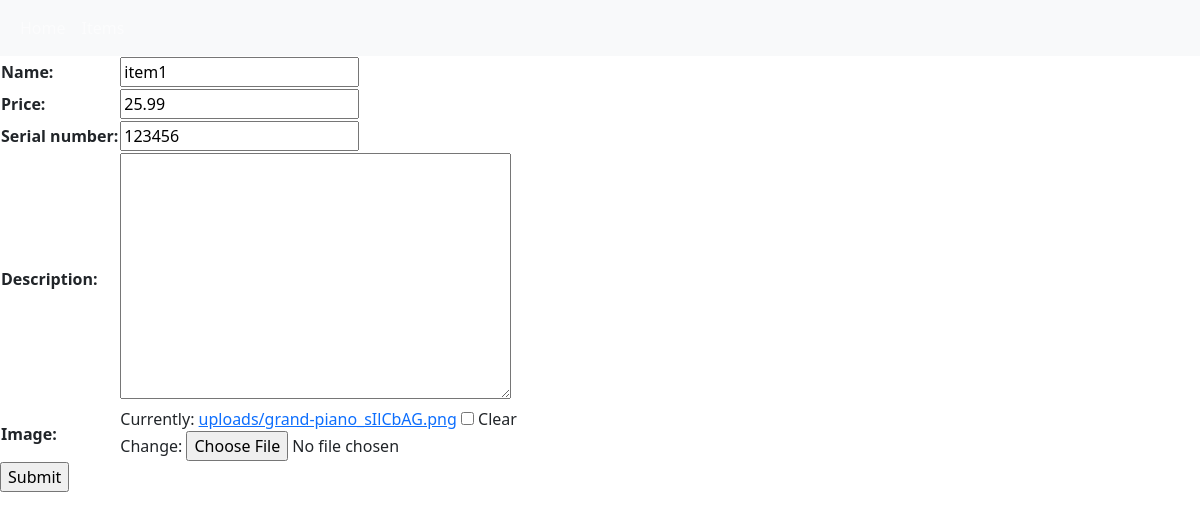
Screenshot of /items/update_item/1 with the database file from the repository.
### inventory_app/models.py (models this page shows, shortened)
class Item(models.Model):
    name = models.CharField(max_length = 200)
    description = models.TextField(blank=True)
    serial_number = models.CharField(max_length=100)
    price = models.DecimalField(max_digits=10, decimal_places=2)
    image = models.ImageField(upload_to='uploads/', null=True, blank=True)

### inventory_app/views.py (the view)
# urls.py: path('items/update_item/<int:item_id>', views.updateItem, name='update_item'),
def updateItem(request, item_id):
    item = get_object_or_404(Item, pk=item_id)
    form = ItemForm(instance=item)
    if request.method == 'POST':
        form = ItemForm(request.POST, request.FILES, instance=item)
        if form.is_valid():
            form.save()
            return redirect('items')
    context = {'form': form}
    return render(request, 'inventory_app/item_form.html', context)

### inventory_app/forms.py
class ItemForm(ModelForm):
    class Meta:
        model = Item
        fields =('name', 'price', 'serial_number', 'description', 'image')

### inventory_app/templates/inventory_app/item_form.html (shortened to what this page needs)
{% extends 'inventory_app/base_template.html' %}
{% block content %}
    <form action="" method="POST" enctype="multipart/form-data">
        <table>
            {{ form.as_table }}
        </table>
        <input type="submit" name="Submit">
    </form>
{% endblock %}

### rows the page displays
Item: name "item1", price "25.99", serial_number "123456"
